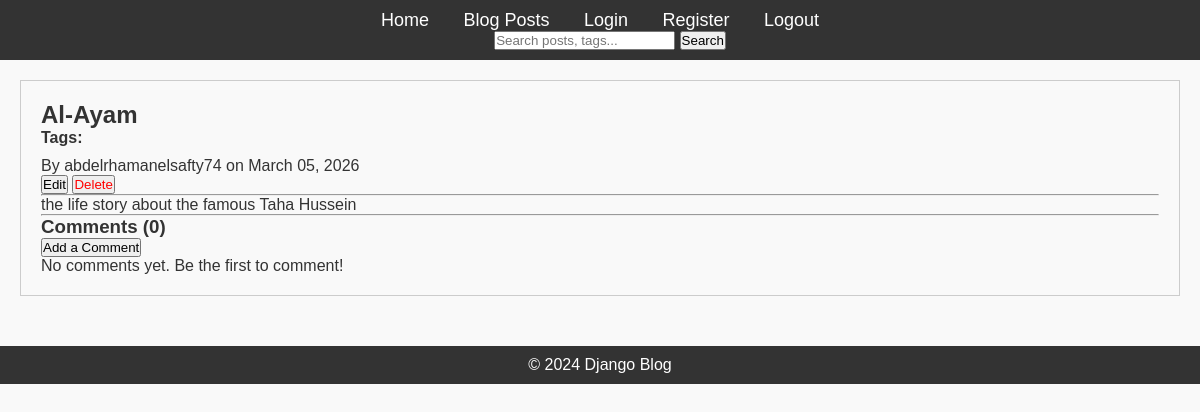
The app's page /post/1/ (signed in) with its own data.
### blog/models.py (models this page shows, shortened)
class Post(models.Model):
    title = models.CharField(max_length=200)
    content = models.TextField()
    published_date = models.DateTimeField(auto_now_add=True)
    author = models.ForeignKey(User, on_delete=models.CASCADE, related_name='posts')
    tags = TaggableManager()

### blog/views.py (the view)
# urls.py: path('post/<int:pk>/', PostDetailView.as_view(), name='post-detail'),
class PostDetailView(DetailView):
    model = Post
    template_name = 'blog/post_detail.html'

### blog/templates/blog/post_detail.html (shortened to what this page needs)
{% extends "blog/base.html" %}
{% block content %}
    <div style="border: 1px solid #ccc; padding: 20px;">
        <h2>{{ post.title }}</h2>
        <div style="margin-bottom: 10px;">
        <strong>Tags:</strong>
    </div>
        <p>By {{ post.author }} on {{ post.published_date|date:"F d, Y" }}</p>
        {% if object.author == user %}
            <a href="{% url 'post-update' post.id %}"><button>Edit</button></a>
            <a href="{% url 'post-delete' post.id %}"><button style="color: red;">Delete</button></a>
        {% endif %}
        <hr>
        <p>{{ post.content }}</p>
        <hr>
        <h3>Comments ({{ post.comments.count }})</h3>
        {% if user.is_authenticated %}
            <a href="{% url 'comment-create' post.id %}"><button>Add a Comment</button></a>
        {% else %}
            <p><a href="{% url 'login' %}">Log in</a> to add a comment.</p>
        {% endif %}
        {% for comment in post.comments.all %}
            <div style="background-color: #f4f4f4; padding: 10px; margin-top: 10px; border-radius: 5px;">
                <p><strong>{{ comment.author }}</strong> said on {{ comment.created_at|date:"F d, Y" }}:</p>
                <p>{{ comment.content }}</p>
                {% if comment.author == user %}
                    <a href="{% url 'comment-update' comment.id %}"><button style="font-size: 12px;">Edit</button></a>
                    <a href="{% url 'comment-delete' comment.id %}"><button style="color: red; font-size: 12px;">Delete</button></a>
                {% endif %}
            </div>
        {% empty %}
            <p>No comments yet. Be the first to comment!</p>
        {% endfor %}
    </div>
{% endblock content %}

### blog/static/css/styles.css (style rules this page uses)
* { margin: 0; padding: 0; box-sizing: border-box; }
body { font-family: Arial, sans-serif; background-color: #f9f9f9; color: #333; }

### records on screen
Post: title "Al-Ayam", author "abdelrhamanelsafty74", published_date "March 05, 2026", content "the life story about the famous Taha Hussein", comments.count "0"
